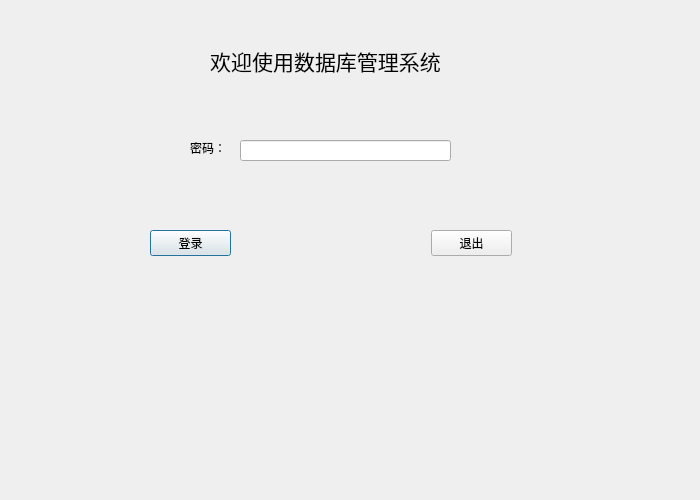
<?xml version="1.0" encoding="UTF-8"?>
<ui version="4.0">
 <class>LoginDialog</class>
 <widget class="QDialog" name="LoginDialog">
  <property name="geometry">
   <rect>
    <x>0</x>
    <y>0</y>
    <width>700</width>
    <height>500</height>
   </rect>
  </property>
  <property name="windowTitle">
   <string>Dialog</string>
  </property>
  <widget class="QLabel" name="label">
   <property name="geometry">
    <rect>
     <x>180</x>
     <y>40</y>
     <width>291</width>
     <height>41</height>
    </rect>
   </property>
   <property name="font">
    <font>
     <pointsize>16</pointsize>
    </font>
   </property>
   <property name="frameShape">
    <enum>QFrame::NoFrame</enum>
   </property>
   <property name="text">
    <string>欢迎使用数据库管理系统</string>
   </property>
   <property name="alignment">
    <set>Qt::AlignCenter</set>
   </property>
  </widget>
  <widget class="QLabel" name="label_2">
   <property name="geometry">
    <rect>
     <x>190</x>
     <y>140</y>
     <width>54</width>
     <height>16</height>
    </rect>
   </property>
   <property name="text">
    <string>密码：</string>
   </property>
  </widget>
  <widget class="QLineEdit" name="pwdLineEdit">
   <property name="geometry">
    <rect>
     <x>240</x>
     <y>140</y>
     <width>211</width>
     <height>21</height>
    </rect>
   </property>
   <property name="echoMode">
    <enum>QLineEdit::Password</enum>
   </property>
  </widget>
  <widget class="QWidget" name="">
   <property name="geometry">
    <rect>
     <x>150</x>
     <y>230</y>
     <width>362</width>
     <height>26</height>
    </rect>
   </property>
   <layout class="QHBoxLayout" name="horizontalLayout">
    <property name="spacing">
     <number>200</number>
    </property>
    <item>
     <widget class="QPushButton" name="loginBtn">
      <property name="text">
       <string>登录</string>
      </property>
     </widget>
    </item>
    <item>
     <widget class="QPushButton" name="quitBtn">
      <property name="text">
       <string>退出</string>
      </property>
     </widget>
    </item>
   </layout>
  </widget>
 </widget>
 <resources/>
 <connections/>
</ui>
